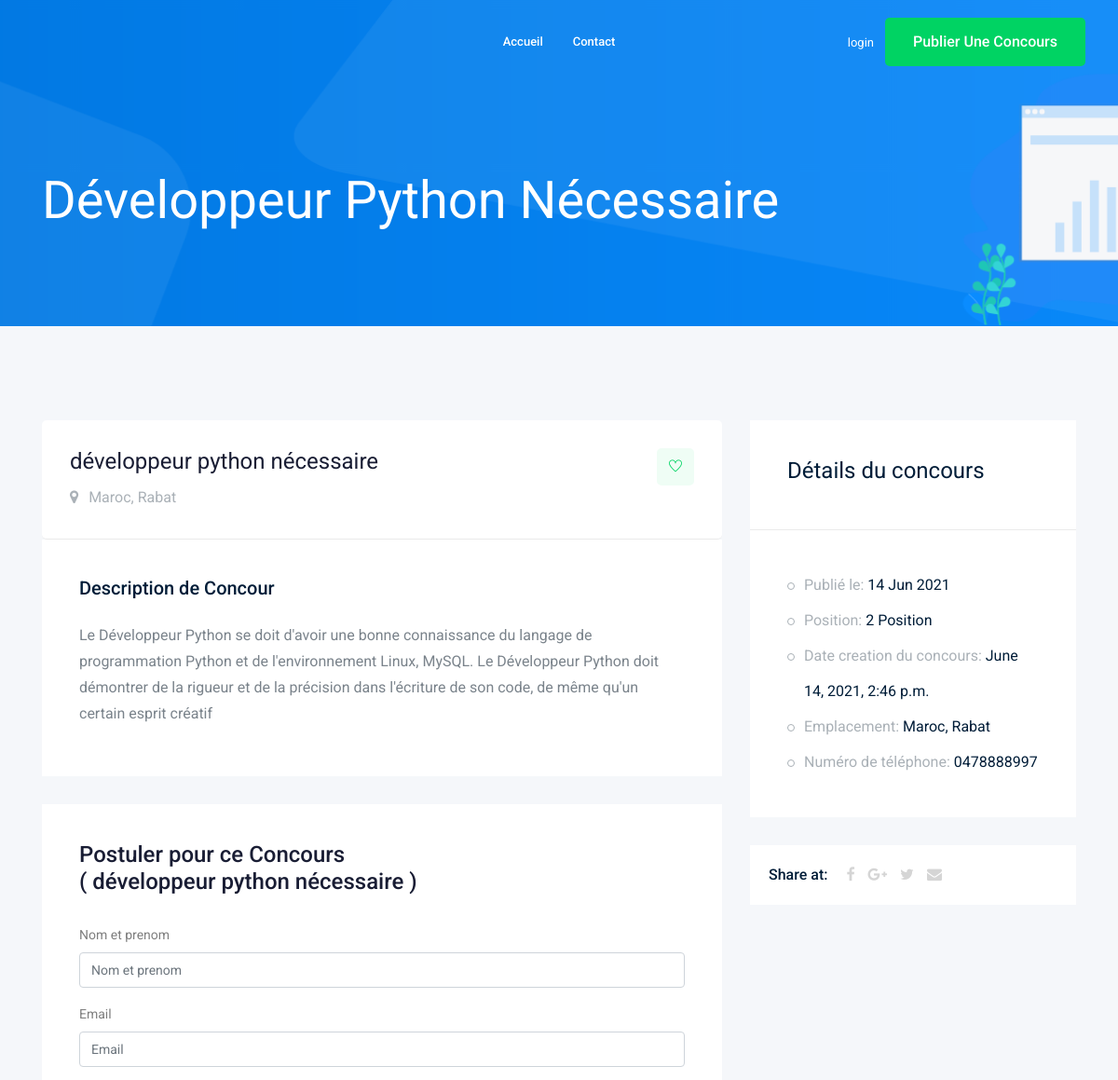
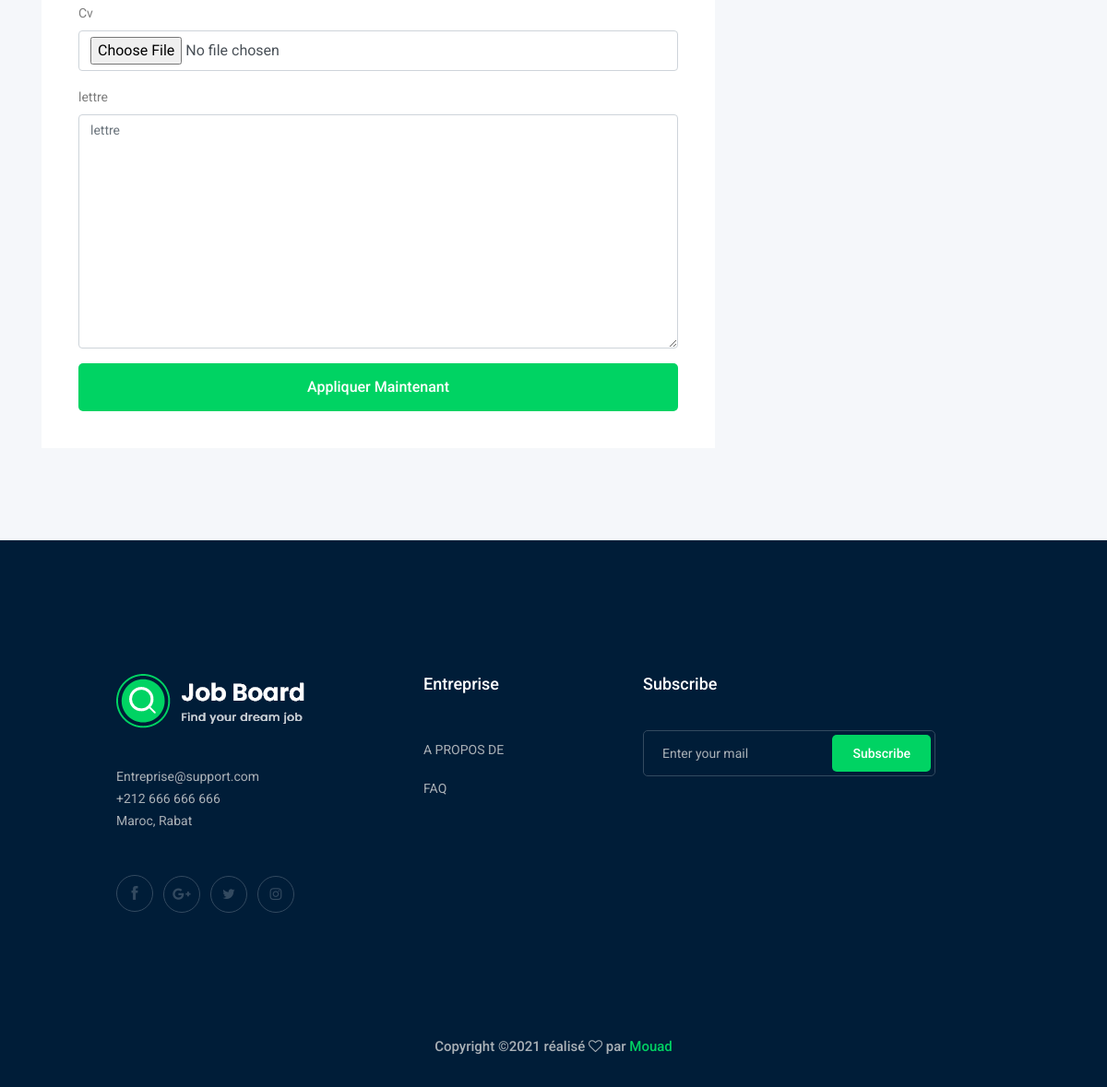
/jobs/developpeur-python-necessaire/, run on the app's committed database (2 pictures, top to bottom).
### job/models.py (models this page shows, shortened)
class Job(models.Model):  # table
    owner = models.ForeignKey(User, related_name='job_owner', on_delete=models.CASCADE, verbose_name='propriétaire')
    title = models.CharField(max_length=150, verbose_name='titre', help_text="Titre de Concours")  # column
    description = models.TextField(max_length=1000, help_text='Description du Concours')
    published_at = models.DateTimeField(auto_now=True)
    Vacancy = models.IntegerField(default=1, verbose_name='position')
    experience = models.IntegerField(default=1, help_text="Nombre d'années d'expérience")
    category = models.ForeignKey('Category',on_delete=models.CASCADE, verbose_name='catégorie')
    image = models.ImageField(upload_to='jobs/')
    slug = models.SlugField(blank=True, null=True)
    class Meta:
        verbose_name_plural = "concours"

### job/views.py (the view)
# urls.py: path('<str:slug>/', views.job_detail, name='job_detail'),
def job_detail(request, slug):
    job_detail = Job.objects.get(slug=slug)
    number = Profile.objects.all()
    if request.method == 'POST':
        form = ApplyForm(request.POST, request.FILES)
        if form.is_valid():
            myform = form.save(commit=False)
            myform.job = job_detail
            myform.save()
    else:
        form = ApplyForm()
    context = {'job':job_detail, 'form':form, 'number':number}
    return render(request, 'job/job_detail.html', context)

### job/form.py
class ApplyForm(forms.ModelForm):
    class Meta:
        model = Apply
        fields = ['name', 'email', 'cv', 'letter']
        labels = {
            "name": "Nom et prenom",
            "letter": "lettre"
        }

### job/templates/job/job_detail.html (shortened to what this page needs)
{% extends "base.html" %}
{% load bootstrap4 %}
{% block body %}
    <div class="bradcam_area bradcam_bg_1">
        <div class="container">
            <div class="row">
                <div class="col-xl-12">
                    <div class="bradcam_text">
                        <h3>{{job.title}}</h3>
                    </div>
                </div>
            </div>
        </div>
    </div>
    <div class="job_details_area">
        <div class="container">
            <div class="row">
                <div class="col-lg-8">
                    <div class="job_details_header">
                        <div class="single_jobs white-bg d-flex justify-content-between">
                            <div class="jobs_left d-flex align-items-center">
                                <div class="jobs_conetent">
                                    <a href="#"><h4>{{job.title}}</h4></a>
                                    <div class="links_locat d-flex align-items-center">
                                        <div class="location">
                                            <p> <i class="fa fa-map-marker"></i> Maroc, Rabat</p>
                                        </div>
                                    </div>
                                </div>
                            </div>
                            <div class="jobs_right">
                                <div class="apply_now">
                                    <a class="heart_mark" href="#"> <i class="ti-heart"></i> </a>
                                </div>
                            </div>
                        </div>
                    </div>
                    <div class="descript_wrap white-bg">
                        <div class="single_wrap">
                            <h4>Description de Concour</h4>
                            <p>{{job.description}}</p>
                        </div>
                    </div>
                    <div class="apply_job_form white-bg">
                        <h4>Postuler pour ce  Concours <br> ( {{job.title}} )</h4>
                        <form method="POST" enctype="multipart/form-data">
                            {% bootstrap_form form %}
                            {% buttons %}
                            <button class="boxed-btn3 w-100" type="submit">Appliquer maintenant</button>
                            {% endbuttons %}
                        </form>
                    </div>
                </div>
                <div class="col-lg-4">
                    <div class="job_sumary">
                        <div class="summery_header">
                            <h3>Détails du concours</h3>
                        </div>
                        <div class="job_content">
                            <ul>
                                <li>Publié le: <span>{{job.published_at|date:'d M Y'}}</span></li>
                                <li>Position: <span>{{job.Vacancy}} Position</span></li>
                                <li>Date creation du concours: <span>{{job.published_at}}</span></li>
                                <li>Emplacement: <span>Maroc, Rabat</span></li>
                                <li>Numéro de téléphone: <span>0478888997</span>
                            </ul>
                        </div>
                    </div>
                    <div class="share_wrap d-flex">
                        <span>Share at:</span>
                        <ul>
                            <li><a href="#"> <i class="fa fa-facebook"></i></a> </li>
                            <li><a href="#"> <i class="fa fa-google-plus"></i></a> </li>
                            <li><a href="#"> <i class="fa fa-twitter"></i></a> </li>
                            <li><a href="#"> <i class="fa fa-envelope"></i></a> </li>
                        </ul>
                    </div>
                    <div class="job_location_wrap">
                        <div class="job_lok_inner">
                            <div id="map" style="height: 200px;"></div>
                          </div>
                    </div>
                </div>
            </div>
        </div>
    </div>
{% endblock body %}

### data on the page
Job: title "Développeur Python Nécessaire", title "développeur python nécessaire", description "Le Développeur Python se doit d'avoir une bonne connaissance du langage de programmation Python et de l'environnement Linux, MySQL. Le Développeur Python doit démontrer de la rigueur et de la précision dans l'écriture de son code, de même qu'un certain esprit créatif", published_at "14 Jun 2021", Vacancy "2", published_at "June 14, 2021, 2:46 p.m."
